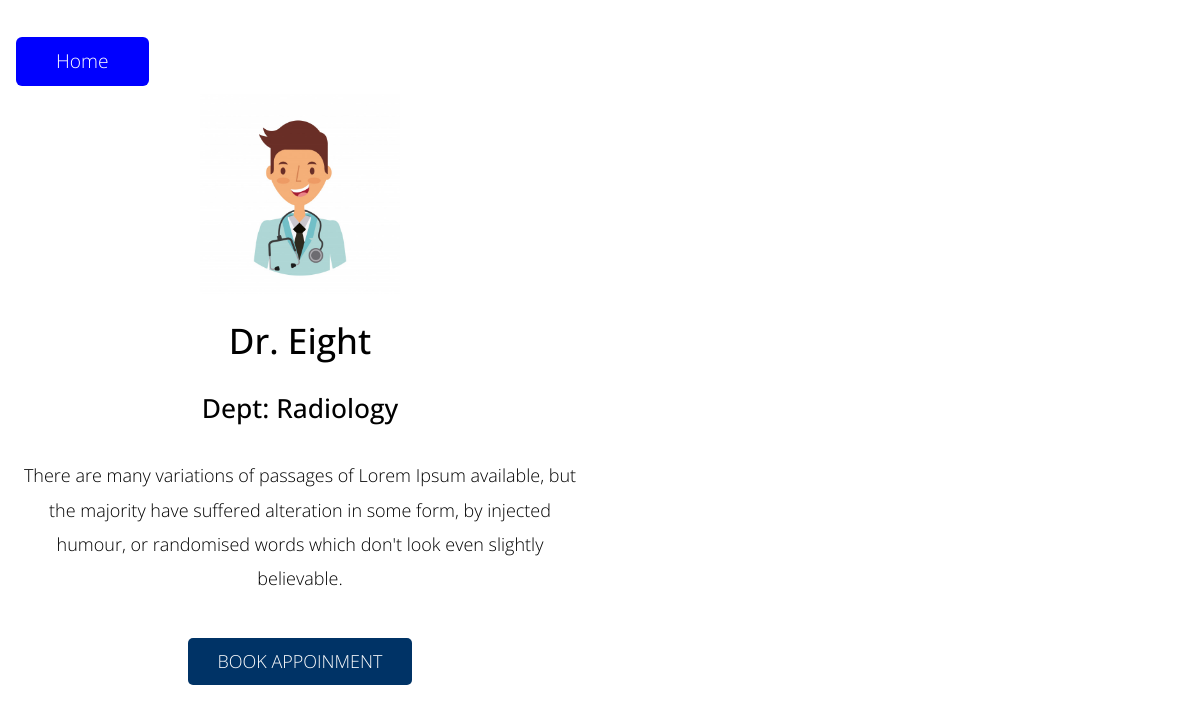
Page /doc/radiology/eight/ on the committed database.
### hospitalapp/models.py (models this page shows, shortened)
class Doctor(models.Model):
    department=models.ForeignKey(Department,related_name='doctors',on_delete=models.CASCADE)
    name=models.CharField(max_length=250, unique=True)
    slug = models.SlugField(max_length=250, unique=True)
    details = models.TextField(blank=True,null=True)
    image = models.ImageField(upload_to='doctors', blank=True)
    class Meta:
        ordering = ('name',)

class Department(models.Model):
    title = models.CharField(max_length=250, unique=True)
    slug=models.SlugField(max_length=250,unique=True)
    class Meta:
        ordering = ('title',)
        verbose_name = 'department'
        verbose_name_plural = 'departments'
    def __str__(self):
        return self.title

### hospitalapp/views.py (the view)
# urls.py: path('<slug:department_slug>/<slug:slug>/', views.doctor_detail, name='doctor_detail'),
def doctor_detail(request,department_slug,slug):
    doctors = Doctor.objects.get(department__slug=department_slug, slug=slug)
    return render(request, "doctor_detail.html", {'doctors': doctors})

### templates/doctor_detail.html
{% extends 'base.html' %}
{% load static %}
{% block content %}
<nav class="navbar tm-main-nav">
                        <div class="collapse navbar-toggleable-sm" id="tmNavbar">
                            <ul class="nav navbar-nav">
                                <li class="nav-item active">
                                    <br>
                                    <a href="/doc" class="nav-link">Home</a>
                                </li>
                            </ul>
                        </div>
</nav>
<div>
<center>
    <div class="col-xs-12 col-sm-6 col-md-6 col-lg-3 col-xl-6">
    <img src="{{doctors.image.url}}" height="200" width="200">
       <br>
      <br>
    <h2>{{doctors.name}}</h2>
    <br>
    <h3>Dept: {{doctors.department}}</h3>
    <br>
   <p>{{doctors.details}}</p>
    <br>
<a href="/book" class="tm-btn text-uppercase">Book Appoinment</a>
    </center>
{% endblock %}

### templates/base.html (shortened to what this page needs)
{% load static %}
<!DOCTYPE html>
<html>
<head>
    <link rel="stylesheet" href="{% static 'css/bootstrap.min.css' %}">
    <link rel="stylesheet" href="{% static 'css/templatemo-style.css' %}">
</head>
    <body>
{% block content %}
        {% endblock %}
</body>
</html>

### static/css/templatemo-style.css (style rules this page uses)
body { color: #000000; font-family: 'Open Sans', Helvetica, Arial, sans-serif; font-size: 18px; font-weight: 300; overflow-x: hidden; }
a, button { transition: all 0.3s ease; }
h2 { font-size: 2.2rem; }
.tm-main-nav { font-size: 1.2rem; }
.navbar-nav .nav-link { border-radius: 6px; color: blue; padding: 10px 40px; }
.nav-item.active .nav-link, .nav-link:hover, .nav-link:focus { color: white; background-color: #0000FF; }
h3 { font-size: 1.65rem; }
.tm-btn { color: white; background-color: #003366 ; border: none; border-radius: 5px; display: inline-block; padding: 10px 30px; }
p { line-height: 1.9; }

### rows in the picture
Doctor: image (picture), name "Dr. Eight", department "Radiology", details "There are many variations of passages of Lorem Ipsum available, but the majority have suffered alteration in some form, by injected humour, or randomised words which don't look even slightly believable."
